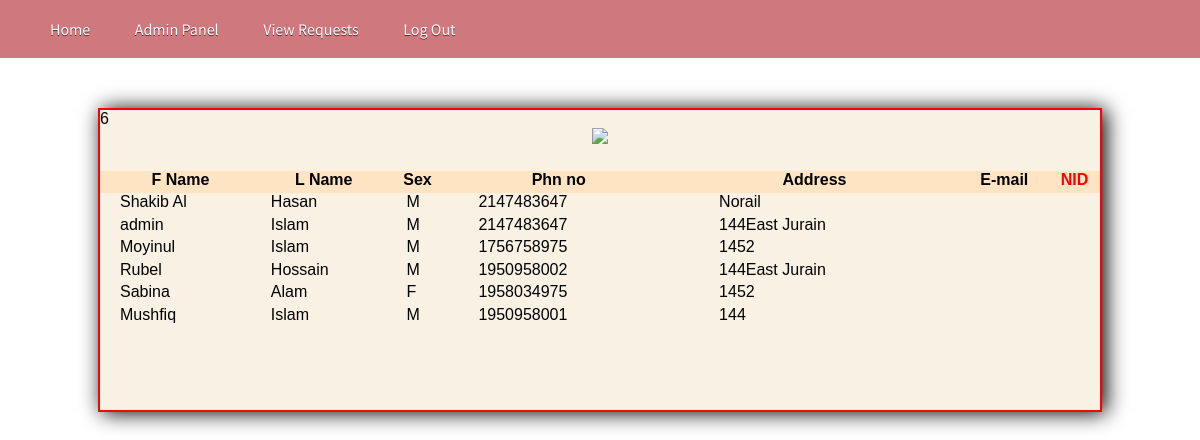
Screenshot of /user.php with the database file from the repository.
### tables this page shows
CREATE TABLE `user` (
  `FName` varchar(10) NOT NULL,
  `LName` varchar(10) NOT NULL,
  `Sex` char(1) NOT NULL,
  `Phn_no` int(13) NOT NULL,
  `Address` varchar(50) NOT NULL,
  `E_mail` varchar(20) NOT NULL,
  `NID` int(25) NOT NULL,
  `Password` int(10) NOT NULL
);

### user.php (the view, shortened to what this page needs)
<!DOCTYPE html PUBLIC "-//W3C//DTD XHTML 1.0 Transitional//EN" "http://www.w3.org/TR/xhtml1/DTD/xhtml1-transitional.dtd">
<html xmlns="http://www.w3.org/1999/xhtml">
<head>
<link href="css/lightbox.css" rel="stylesheet" />
    <link href="StyleSheet.css" rel="stylesheet" type="text/css" />
<link href="css/style.css" rel="stylesheet" type="text/css" media="all" />
<link href="css/flexslider.css" rel="stylesheet" type="text/css" media="all" />
</head>
<body>
<div class="">
		<?php require('topbar.php');?>
	</div>
<div style="height:300px; width:1000px; margin:auto; margin-top:50px; margin-bottom:50px; background-color:#f8f1e4; border:2px solid red; box-shadow:4px 1px 20px black;">
     <form method="post" enctype="multipart/form-data">
 <table cellpadding="20" cellspacing="20" width="1000px" height="200px"  style="margin:auto" >
   <tr><td colspan="9" align="center"><img src="Images/brequest.png" height="90px" /></td></tr>
   <tr><td>&nbsp;</td><td>&nbsp;</td></tr>
 <tr style="background-color:bisque" align="center" class="bold">
             <td class="bold"  >F Name</td><td align="center">L Name</td> <td align="center">Sex</td><td align="center">Phn no</td><td align="center">Address</td><td align="center">E-mail</td><td align="center" style="color:red">NID</td>
        </tr>
<?php
$cn=mysqli_connect("localhost","root","","microfinance");
$s="select * from user";
	$result=mysqli_query($cn,$s);
	while($data=mysqli_fetch_array($result))
	{
				echo"<tr><td  style=' padding-left:20px'>$data[0]</td><td  style=' padding-left:10px'>$data[1]</td><td  style=' padding-left:20px'>$data[2]</td><td  style=' padding-left:30px'>$data[3]</td><td  style=' padding-left:50px'>$data[4]</td>
                </tr>";
			}
			?>
</table>
</form>
        </div>
</body>
</html>

### css/lightbox.css (style rules this page uses)
body:after { content: url(../img/close.png) url(../img/loading.gif) url(../img/prev.png) url(../img/next.png); display: none; }

### StyleSheet.css (style rules this page uses)
.bold { font-weight:bold; }

### css/style.css (style rules this page uses)
html,body,div,span,applet,object,iframe,h1,h2,h3,h4,h5,h6,p,blockquote,pre,a,abbr,acronym,address,big,cite,code,del,dfn,em,img,ins,kbd,q,s,samp,small,strike,strong,sub,sup,tt,var,b,u,i,dl,dt,dd,ol,nav ul,nav li,fieldset,form,label,legend,table,caption,tbody,tfoot,thead,tr,th,td,article,aside,canvas,details,embed,figure,figcaption,footer,header,hgroup,menu,nav,output,ruby,section,summary,time,mark,audio,video { margin:0;padding:0;border:0;font-size:100%;font:inherit;vertical-align:baseline; }
table { border-collapse:collapse;border-spacing:0; }
img { max-width:100%; }
body { font-family: Arial, Geneva,Helvetica, sans-serif; font-size: 100%; }

### rows the page displays
user: FName "Shakib Al", LName "Hasan", Sex "M", Phn_no "2147483647", Address "Norail"
user: FName "admin", LName "Islam", Sex "M", Phn_no "2147483647", Address "144East Jurain"
user: FName "Moyinul", LName "Islam", Sex "M", Phn_no "1756758975", Address "1452"
user: FName "Rubel", LName "Hossain", Sex "M", Phn_no "1950958002", Address "144East Jurain"
user: FName "Sabina", LName "Alam", Sex "F", Phn_no "1958034975", Address "1452"
user: FName "Mushfiq", LName "Islam", Sex "M", Phn_no "1950958001", Address "144"
